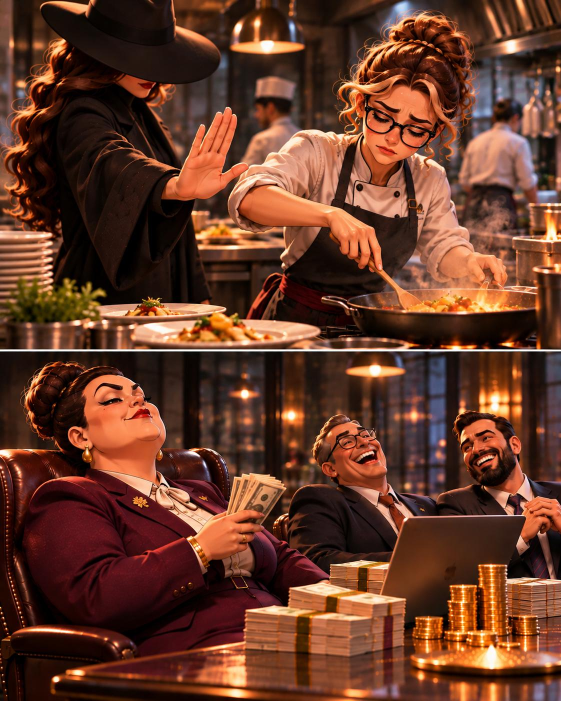
#> input picture dark-money/images/post5/yazisiz/sayfa1.jpg, 1122 x 1402 px, found by its file name (shown at 1/2 size); its folder holds only this picture in this run
$ python post5_yazi.py
#> lines starting #> are read from the running program, lines starting #| are printed output that depends on the picture
import os, numpy as np
from PIL import Image, ImageDraw, ImageFont, ImageFilter
FONT="/usr/share/fonts/opentype/inter/Inter-ExtraBold.otf"
SRC="/home/user/Diyetisyen-Web/dark-money/images/post5/yazisiz"
OUT="/home/user/Diyetisyen-Web/dark-money/images/post5/yazili"
CREAM=(255,247,232); GOLD=(240,196,104)
def up(s): return s.replace("i","İ").replace("ı","I").upper()

T={1:("Sen işine bütün emeğini koyarsın…","Ama kazancın büyük kısmı başkasının cebine girer."),
   2:("Kendi dükkânını açtın.","Ama kimse sana kira, vergi ve giderlerin ne kadar büyük olduğunu söylemedi."),
   3:("Yıllarca okudun, sonunda diplomanı aldın.","Ama kimse sana bunu nasıl gelire dönüştüreceğini öğretmedi."),
   4:("Ne kadar çok çalışırsan çalış, zamanın hep başkasının kontrolünde…","Maaş alır, faturaları öder ve yeniden çalışmaya dönersin."),
   5:("Seni yerinde tutmak için artık zincirlere ihtiyaçları yok…","Ekran başında geçirdiğin zaman, bunu senin yerine yapıyor."),
   6:("Paranın nereye gideceğini belirleyen bir planın olmalı.","İhtiyaçlarını, birikimini, yatırımını sen yönetmezsen paran senin yerine karar verir.")}

def divider(im):
    # ayırıcı çizgi: en düzgün (en düşük std) satır, görselin %30-60 bandında
    a=np.asarray(im.convert("L"),dtype=float); H=a.shape[0]
    lo,hi=int(H*.30),int(H*.60)
    return lo+int(a[lo:hi].std(axis=1).argmin())

def gradient(im,y0,y1,s):
    a=np.asarray(im).astype(float)
    for y in range(y0,y1):
        a[y]*=1-s*((y-y0)/max(1,y1-y0))
    return Image.fromarray(a.clip(0,255).astype("uint8"))

def wrap(d,t,f,mw):
    ls,c=[],""
    for w in t.split():
        s=(c+" "+w).strip()
        if d.textlength(s,font=f)<=mw: c=s
        else: ls.append(c); c=w
    if c: ls.append(c)
    return ls

def draw_crown(d,x,y,h,fill):
    # taç: x,y sol-üst, yükseklik h; uçlarda küçük toplar
    w=h*1.25
    pts=[(x,y+h),(x,y+h*0.3),(x+w*0.25,y+h*0.62),(x+w*0.5,y+h*0.12),(x+w*0.75,y+h*0.62),(x+w,y+h*0.3),(x+w,y+h)]
    d.polygon(pts,fill=fill)
    r=h*0.11
    for cx_,cy_ in ((x,y+h*0.26),(x+w*0.5,y+h*0.08),(x+w,y+h*0.26)):
        d.ellipse((cx_-r,cy_-r,cx_+r,cy_+r),fill=fill)
    return w

def text_block(im,lines,cy,cx=None):
    # lines: [[(text, fill, size) | ("crown", fill, size), ...], ...]  her satır cx etrafında ortalanır
    W=im.size[0]; base=im.convert("RGBA"); meas=ImageDraw.Draw(base)
    if cx is None: cx=W/2
    rows=[]; total=0
    for segs in lines:
        wsum=0; smax=0
        for t,fill,s in segs:
            smax=max(smax,s)
            wsum+= s*1.25+s*0.2 if t=="crown" else meas.textlength(t,font=ImageFont.truetype(FONT,s))
        rows.append((segs,wsum,smax)); total+=int(smax*1.2)
    y=cy-total/2
    sh=Image.new("RGBA",im.size,(0,0,0,0)); sd=ImageDraw.Draw(sh)
    layout=[]
    for segs,wsum,smax in rows:
        x=cx-wsum/2
        for t,fill,s in segs:
            if t=="crown":
                layout.append(("crown",x+s*0.2,y+smax*0.12,s*0.8,fill)); x+=s*1.25+s*0.2
            else:
                f=ImageFont.truetype(FONT,s); w=meas.textlength(t,font=f)
                sd.text((x,y+(smax-s)*0.6),t,font=f,fill=(0,0,0,235),stroke_width=max(3,s//14),stroke_fill=(0,0,0,235))
                layout.append(("text",x,y+(smax-s)*0.6,t,fill,f)); x+=w
        y+=int(smax*1.2)
    sh=sh.filter(ImageFilter.GaussianBlur(3)); base=Image.alpha_composite(base,sh)
    d=ImageDraw.Draw(base)
    for it in layout:
        if it[0]=="crown":
            _,x,yy,h,fill=it
            draw_crown(d,x-2,yy-2,h+4,(0,0,0)); draw_crown(d,x,yy,h,fill)
        else:
            _,x,yy,t,fill,f=it; d.text((x,yy),t,font=f,fill=fill)
    return base.convert("RGB")

def panel_caption(im,text,bottom,H,cx=None,wfrac=0.92,sizes=(0.031,0.029,0.027,0.025),maxlines=2,cy=None):
    # önce en büyük punto ile en fazla 'maxlines' satıra sığdırmayı dener, olmazsa en küçük punto ile sığdırır
    W=im.size[0]; d=ImageDraw.Draw(im)
    for k,sz in enumerate(sizes):
        size=int(H*sz); f=ImageFont.truetype(FONT,size); ql=wrap(d,up(text),f,W*wfrac)
        if len(ql)<=maxlines: break
    h=len(ql)*int(size*1.2)
    return text_block(im,[[(l,CREAM,size)] for l in ql],cy if cy is not None else bottom-h/2-H*0.022,cx)

os.makedirs(OUT,exist_ok=True)
for n in range(1,7):
    im=Image.open(f"{SRC}/sayfa{n}.jpg").convert("RGB"); W,H=im.size; dv=divider(im)
#> further down, im is the input picture: PIL image 1122x1402 RGB; mean R, G, B 102.4, 58.1, 40.1
#> after `W, H = im.size`: W = 1122; H = 1402
#> after `dv = divider(im)`: dv = 701
    im=gradient(im,int(dv-H*0.17),dv-4,0.62)
#> after the loop in gradient, `for y in range(y0,y1):`:
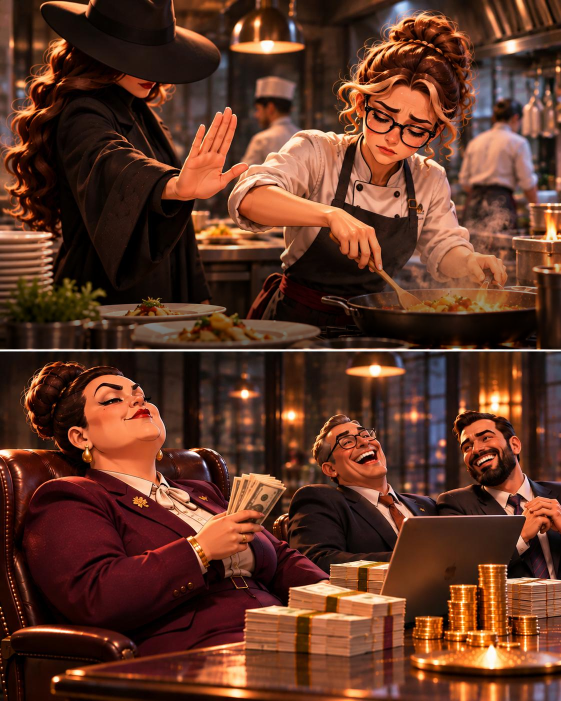
#> a: shape (1402, 1122, 3) float64 (shown at 1/2 size); mean R, G, B 96.7, 54.6, 38
    if n!=4: im=gradient(im,int(H-H*0.17),H,0.65)   # sayfa 4 alt panel: karartma yok
#> call 2 of gradient, with y0 = 1163, y1 = 1402, s = 0.65
#> after the loop in gradient (call 2), `for y in range(y0,y1):`:
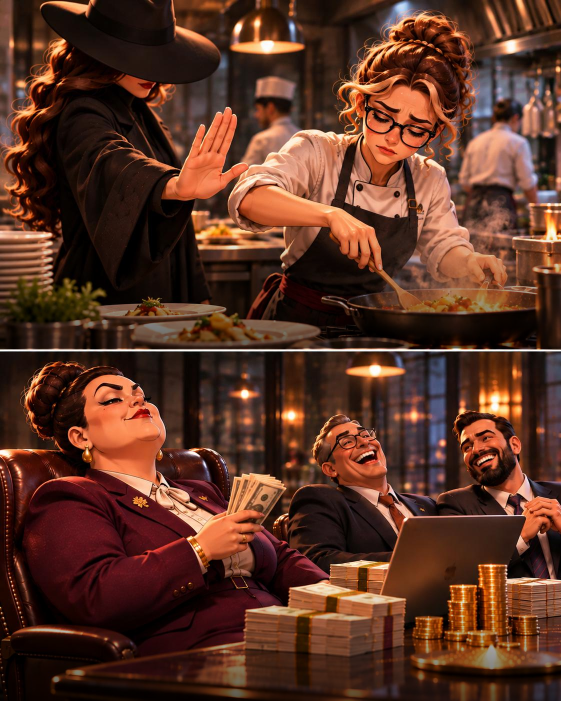
#> a: shape (1402, 1122, 3) float64 (shown at 1/2 size); mean R, G, B 90.5, 51.4, 36.1
    top,bot=T[n]
    im=panel_caption(im,top,dv-4,H)
#> the loop in panel_caption, `for k,sz in enumerate(sizes):` made 1 pass
#> ql on pass 1: ['SEN İŞİNE BÜTÜN EMEĞİNİ KOYARSIN…']
#> in panel_caption, `h=len(ql)*int(size*1.2)`: h = 51
#> after the loop in text_block, `for segs in lines:`: rows = 1 item; total = 51
#> in text_block, `y=cy-total/2`: y = 615.2
#> in text_block, `sh = Image.new('RGBA', im.size, (0, 0, 0, 0))`: sh: PIL image 1122x1402 RGBA; every value is 0
#> the loop in text_block, `for segs,wsum,smax in rows:` made 1 pass
#> (segs, wsum, smax, y) on pass 1: ([('SEN İŞİNE BÜTÜN EMEĞİNİ KOYARSIN…', (255, 247, 232), 43)], 843.9, 43, 666.2)
#> after the loop in text_block, `for segs,wsum,smax in rows:`: layout = 1 item; y = 666.2
#> in text_block, `sh = sh.filter(ImageFilter.GaussianBlur(3))`:
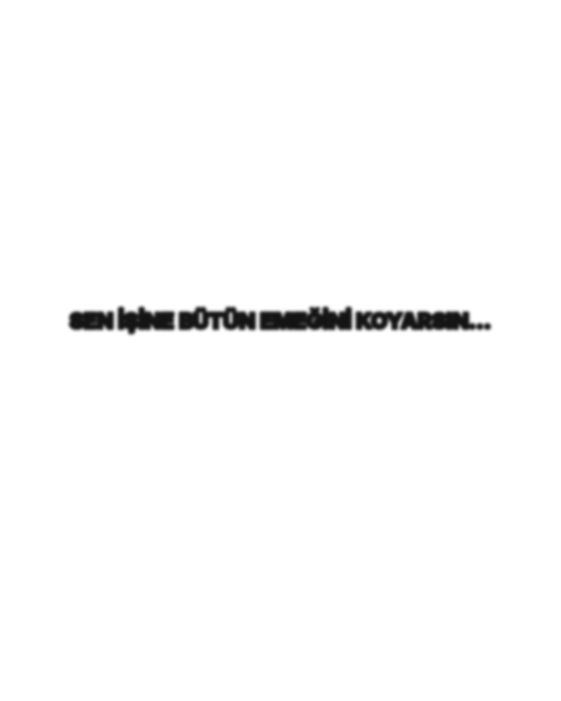
#> sh: PIL image 1122x1402 RGBA (shown at 1/2 size); mean R, G, B, A 0, 0, 0, 4; transparent parts drawn white
#> the loop in text_block, `for it in layout:` made 1 pass
#> (x, yy, t, fill) on pass 1: (139.1, 615.2, 'SEN İŞİNE BÜTÜN EMEĞİNİ KOYARSIN…', (255, 247, 232))
    if n==4:
        # alt panelde yazı, döngü şemasının hemen altına yaklaştırıldı
        im=panel_caption(im,bot,H,H,cy=H*0.865)
    elif n==6:
        # defterdeki yazılar görünür kalsın: alt yazı defterin sağındaki boş masa alanına yazılır
        im=panel_caption(im,bot,H,H,cx=W*0.745,wfrac=0.44,sizes=(0.0275,0.026,0.0245),maxlines=6)
    else:
        im=panel_caption(im,bot,H,H)
#> the loop in panel_caption (call 2), `for k,sz in enumerate(sizes):` made 1 pass
#> call 2 of text_block, with cy = 1320.2
#> after the loop in text_block (call 2), `for segs in lines:`: rows = 2 items; total = 102
#> in text_block (call 2), `y=cy-total/2`: y = 1269.2
#> the loop in text_block (call 2), `for segs,wsum,smax in rows:` made 2 passes
#> (wsum, smax, y) on pass 1: (933.9, 43, 1320.2)
#> (segs, wsum, smax, y) on pass 2: ([('CEBİNE GİRER.', (255, 247, 232), 43)], 310.6, 43, 1371.2)
#> after the loop in text_block (call 2), `for segs,wsum,smax in rows:`: layout = 2 items; y = 1371.2
#> in text_block (call 2), `sh = sh.filter(ImageFilter.GaussianBlur(3))`:
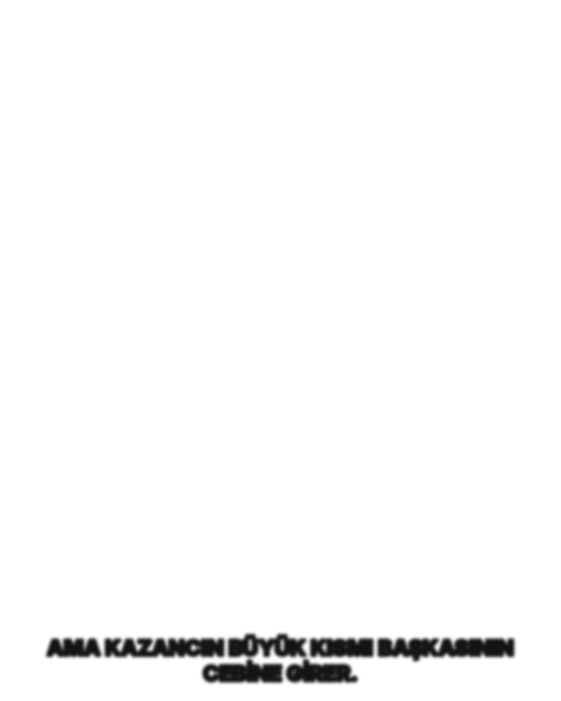
#> sh: PIL image 1122x1402 RGBA (shown at 1/2 size); mean R, G, B, A 0, 0, 0, 5.8; transparent parts drawn white
#> in text_block (call 2), `base = Image.alpha_composite(base, sh)`:
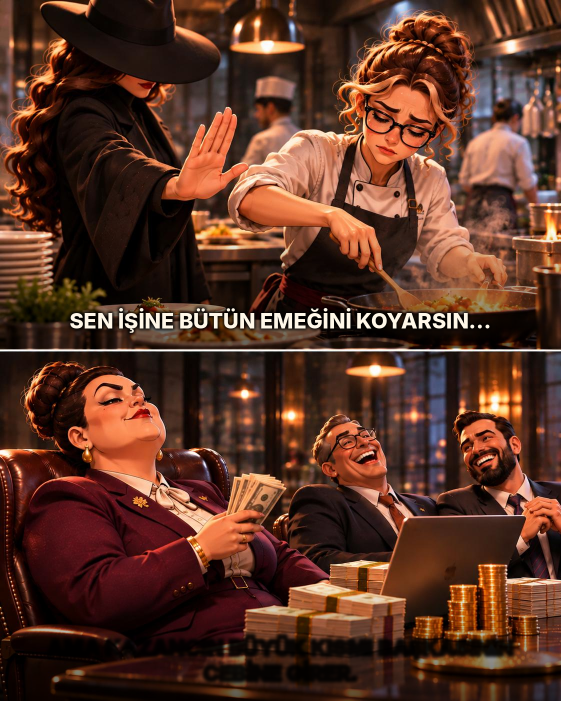
#> base: PIL image 1122x1402 RGBA (shown at 1/2 size); mean R, G, B, A 89.8, 51.8, 37.1, 255
#> the loop in text_block (call 2), `for it in layout:` made 2 passes
#> (x, yy, t, fill) on passes 1 to 2: (94.04, 1269.2, 'AMA KAZANCIN BÜYÜK KISMI BAŞKASININ', (255, 247, 232)), (405.7, 1320.2, 'CEBİNE GİRER.', (255, 247, 232))
#> in text_block (call 2), `return base.convert("RGB")`:
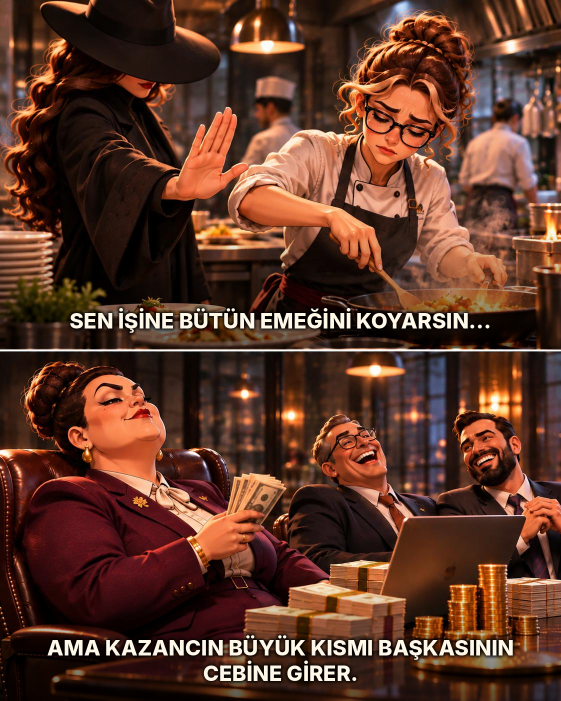
#> returned value: PIL image 1122x1402 RGB (shown at 1/2 size); mean R, G, B 93, 55, 40.1
#> (the run stopped early here; a loop or call above may not have finished)
